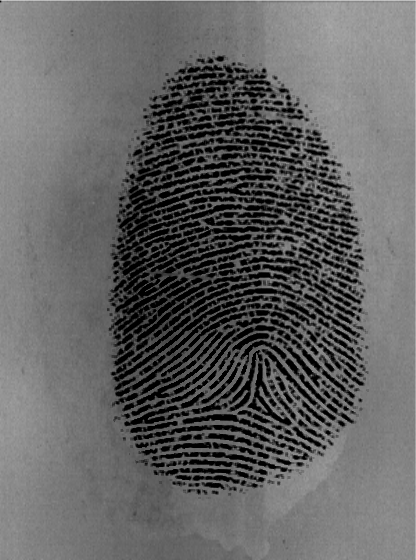
#> input picture images/ppf1.png, 416 x 560 px
$ python crossing_number.py images/ppf1.png
#> lines starting #> are read from the running program, lines starting #| are printed output that depends on the picture
#> further down, im is the input picture: PIL image 416x560 L; min 0, max 206, mean 98.1
### utils.py
# Metody biometryczne
# Przemyslaw Pastuszka

from PIL import Image, ImageDraw
import math
import sobel
import copy

# [8 lines left out: function apply_kernel_at, not called in this run]

def apply_to_each_pixel(pixels, f):
    for i in range(0, len(pixels)):
        for j in range(0, len(pixels[i])):
            pixels[i][j] = f(pixels[i][j])

# [24 lines left out: function calculate_angles, not called in this run]

def flatten(ls):
    return reduce(lambda x, y: x + y, ls, [])

def transpose(ls):
    return map(list, zip(*ls))

def gauss(x, y):
    ssigma = 1.0
    return (1 / (2 * math.pi * ssigma)) * math.exp(-(x * x + y * y) / (2 * ssigma))

# [6 lines left out: function kernel_from_function, not called in this run]

def gauss_kernel(size):
    return kernel_from_function(size, gauss)

def apply_kernel(pixels, kernel):
    apply_kernel_with_f(pixels, kernel, lambda old, new: new)

# [21 lines left out: functions apply_kernel_with_f, smooth_angles, not called in this run]

def load_image(im):
    (x, y) = im.size
#> x = 416; y = 560
    im_load = im.load()

    result = []
    for i in range(0, x):
        result.append([])
        for j in range(0, y):
            result[i].append(im_load[i, j])
#> after the loop, result = 416 items

    return result

# [33 lines left out: functions load_pixels, get_line_ends, draw_lines, not called in this run]

### crossing_number.py
# Metody biometryczne
# Przemyslaw Pastuszka

from PIL import Image, ImageDraw
import utils
import argparse
import math
import os

cells = [(-1, -1), (-1, 0), (-1, 1), (0, 1), (1, 1), (1, 0), (1, -1), (0, -1), (-1, -1)]

def minutiae_at(pixels, i, j):
    values = [pixels[i + k][j + l] for k, l in cells]

    crossings = 0
    for k in range(0, 8):
        crossings += abs(values[k] - values[k + 1])
    crossings /= 2

    if pixels[i][j] == 1:
        if crossings == 1:
            return "ending"
        if crossings == 3:
            return "bifurcation"
    return "none"

def calculate_minutiaes(im):
    pixels = utils.load_image(im)
#> pixels = 416 items
    utils.apply_to_each_pixel(pixels, lambda x: 0.0 if x > 10 else 1.0)

    (x, y) = im.size
#> x = 416; y = 560
    result = im.convert("RGB")

    draw = ImageDraw.Draw(result)

    colors = {"ending" : (150, 0, 0), "bifurcation" : (0, 150, 0)}

    ellipse_size = 2
    for i in range(1, x - 1):
        for j in range(1, y - 1):
            minutiae = minutiae_at(pixels, i, j)
            if minutiae != "none":
                draw.ellipse([(i - ellipse_size, j - ellipse_size), (i + ellipse_size, j + ellipse_size)], outline = colors[minutiae])
#> this loop made 414 passes

    del draw

    return result

parser = argparse.ArgumentParser(description="Minutiae detection using crossing number method")
parser.add_argument("image", nargs=1, help = "Skeleton image")
parser.add_argument("--save", action='store_true', help = "Save result image as src_minutiae.gif")
args = parser.parse_args()

im = Image.open(args.image[0])
im = im.convert("L")  # covert to grayscale

result = calculate_minutiaes(im)
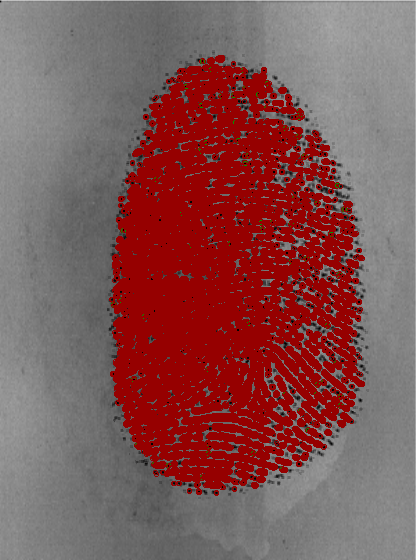
#> result: PIL image 416x560 RGB; mean R, G, B 130.9, 84.3, 84.2
result.show()

if args.save:
    base_image_name = os.path.splitext(os.path.basename(args.image[0]))[0]
    result.save("images/"+base_image_name + "_minutiae.gif", "GIF")
